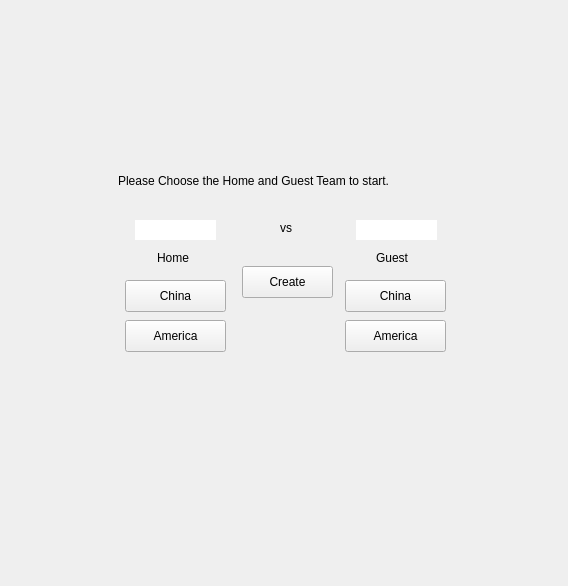
<?xml version="1.0" encoding="UTF-8"?>
<ui version="4.0">
 <class>MainWindow</class>
 <widget class="QMainWindow" name="MainWindow">
  <property name="geometry">
   <rect>
    <x>0</x>
    <y>0</y>
    <width>568</width>
    <height>586</height>
   </rect>
  </property>
  <property name="windowTitle">
   <string>MainWindow</string>
  </property>
  <widget class="QWidget" name="centralwidget">
   <widget class="QLabel" name="title">
    <property name="geometry">
     <rect>
      <x>118</x>
      <y>160</y>
      <width>341</width>
      <height>41</height>
     </rect>
    </property>
    <property name="styleSheet">
     <string notr="true">font: 15pt &quot;Arial&quot;;</string>
    </property>
    <property name="text">
     <string>Please Choose the Home and Guest Team to start.</string>
    </property>
   </widget>
   <widget class="QLabel" name="vs_create">
    <property name="geometry">
     <rect>
      <x>280</x>
      <y>220</y>
      <width>21</width>
      <height>16</height>
     </rect>
    </property>
    <property name="text">
     <string>vs</string>
    </property>
   </widget>
   <widget class="QPushButton" name="create">
    <property name="geometry">
     <rect>
      <x>242</x>
      <y>266</y>
      <width>91</width>
      <height>32</height>
     </rect>
    </property>
    <property name="text">
     <string>Create</string>
    </property>
   </widget>
   <widget class="QLabel" name="Home_label_create">
    <property name="geometry">
     <rect>
      <x>157</x>
      <y>250</y>
      <width>41</width>
      <height>16</height>
     </rect>
    </property>
    <property name="text">
     <string>Home</string>
    </property>
   </widget>
   <widget class="QLabel" name="Guest_label_create">
    <property name="geometry">
     <rect>
      <x>376</x>
      <y>250</y>
      <width>41</width>
      <height>16</height>
     </rect>
    </property>
    <property name="text">
     <string>Guest</string>
    </property>
   </widget>
   <widget class="QLabel" name="home_name">
    <property name="geometry">
     <rect>
      <x>135</x>
      <y>220</y>
      <width>81</width>
      <height>20</height>
     </rect>
    </property>
    <property name="styleSheet">
     <string notr="true">background-color: rgb(255, 255, 255);</string>
    </property>
    <property name="text">
     <string/>
    </property>
   </widget>
   <widget class="QLabel" name="guest_name">
    <property name="geometry">
     <rect>
      <x>356</x>
      <y>220</y>
      <width>81</width>
      <height>20</height>
     </rect>
    </property>
    <property name="styleSheet">
     <string notr="true">background-color: rgb(255, 255, 255);</string>
    </property>
    <property name="text">
     <string/>
    </property>
   </widget>
   <widget class="QPushButton" name="choose_China_home">
    <property name="geometry">
     <rect>
      <x>125</x>
      <y>280</y>
      <width>101</width>
      <height>32</height>
     </rect>
    </property>
    <property name="text">
     <string>China</string>
    </property>
   </widget>
   <widget class="QPushButton" name="choose_America_home">
    <property name="geometry">
     <rect>
      <x>125</x>
      <y>320</y>
      <width>101</width>
      <height>32</height>
     </rect>
    </property>
    <property name="text">
     <string>America</string>
    </property>
   </widget>
   <widget class="QPushButton" name="choose_China_guest">
    <property name="geometry">
     <rect>
      <x>345</x>
      <y>280</y>
      <width>101</width>
      <height>32</height>
     </rect>
    </property>
    <property name="text">
     <string>China</string>
    </property>
   </widget>
   <widget class="QPushButton" name="choose_America_guest">
    <property name="geometry">
     <rect>
      <x>345</x>
      <y>320</y>
      <width>101</width>
      <height>32</height>
     </rect>
    </property>
    <property name="text">
     <string>America</string>
    </property>
   </widget>
  </widget>
 </widget>
 <resources/>
 <connections/>
</ui>
